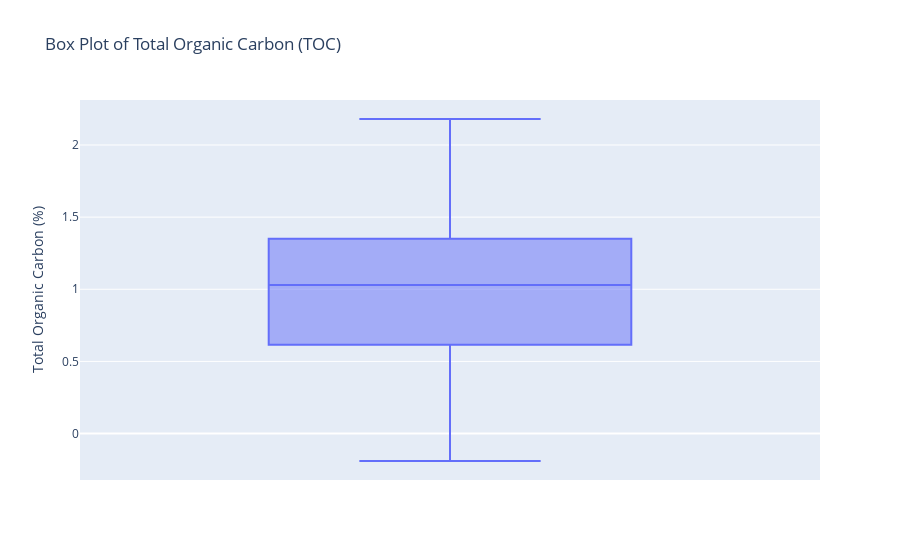

Write notebook code for a chart like this one.
### Code cell
# Plot 3: Box plot of TOC values
fig3 = px.box(data, y='TOC', title='Box Plot of Total Organic Carbon (TOC)', labels={'TOC': 'Total Organic Carbon (%)'})
fig3.show()

### Figure 1 — Plotly figure (JSON) as saved in the notebook; plotly's stock layout.template omitted (floating-point values rounded to 4 significant figures; data arrays with more than 128 entries replaced by an {"elided": "..."} marker saying what was removed)
{"data": [{"alignmentgroup": "True", "hovertemplate": "Total Organic Carbon (%)=%{y}<extra></extra>", "legendgroup": "", "marker": {"color": "#636efa"}, "name": "", "notched": false, "offsetgroup": "", "orientation": "v", "showlegend": false, "type": "box", "x0": " ", "xaxis": "x", "y": {"elided": "200 float values"}, "y0": " ", "yaxis": "y"}], "layout": {"boxmode": "group", "legend": {"tracegroupgap": 0}, "title": {"text": "Box Plot of Total Organic Carbon (TOC)"}, "xaxis": {"anchor": "y", "domain": [0, 1]}, "yaxis": {"anchor": "x", "domain": [0, 1], "title": {"text": "Total Organic Carbon (%)"}}}}
